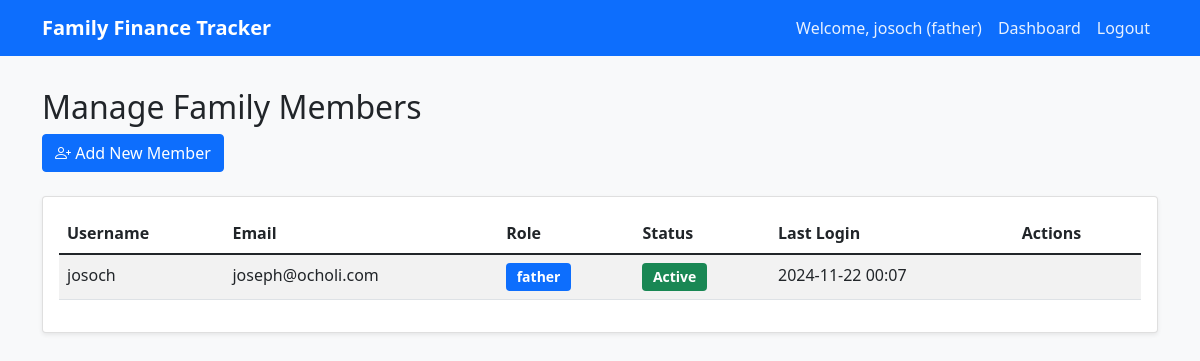
Page /manage_family_members (signed in) on the earlier database version.
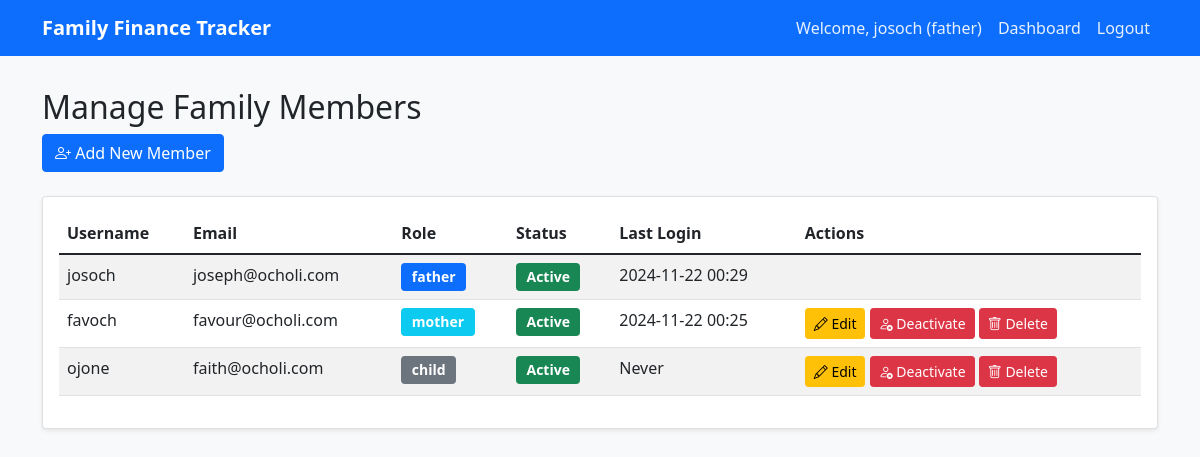
Same page on the later database version.
### app.py (models this page shows, shortened)
class User(UserMixin, db.Model):
    id = db.Column(db.Integer, primary_key=True)
    username = db.Column(db.String(80), unique=True, nullable=False)
    email = db.Column(db.String(120), unique=True, nullable=False)
    password_hash = db.Column(db.String(120), nullable=False)
    role = db.Column(db.String(20), nullable=False)  # 'father', 'mother', 'child'
    family_id = db.Column(db.Integer, db.ForeignKey('family.id'), nullable=False)
    is_active = db.Column(db.Boolean, default=True)
    created_at = db.Column(db.DateTime, default=datetime.utcnow)
    last_login = db.Column(db.DateTime)
    balance = db.Column(db.Float, default=0.0)
    transactions_created = db.relationship('Transaction', backref='creator', foreign_keys=[Transaction.created_by], lazy=True)
    transactions_received = db.relationship('Transaction', backref='payee', foreign_keys=[Transaction.payee_id], lazy=True)
    requests_created = db.relationship('FundingRequest', foreign_keys='FundingRequest.requested_by', backref='requester', lazy=True)
    requests_approved = db.relationship('FundingRequest', foreign_keys='FundingRequest.approved_by', backref='approver', lazy=True)

### app.py (the view)
@app.route('/manage_family_members')
@login_required
@father_required
def manage_family_members():
    family_members = User.query.filter_by(family_id=current_user.family_id).all()
    return render_template('manage_family_members.html', family_members=family_members)

### app.py (called while the page is built)
@login_manager.user_loader
def load_user(user_id):
    return User.query.get(int(user_id))

def father_required(f):
    @wraps(f)
    def decorated_function(*args, **kwargs):
        if not current_user.is_authenticated or current_user.role != 'father':
            flash('This action requires father privileges')
            return redirect(url_for('dashboard'))
        return f(*args, **kwargs)
    return decorated_function

### templates/manage_family_members.html (shortened to what the changed rows need)
<!DOCTYPE html>
<html lang="en">
<head>
    <link href="https://cdn.jsdelivr.net/npm/bootstrap@5.1.3/dist/css/bootstrap.min.css" rel="stylesheet">
    <link rel="stylesheet" href="https://cdn.jsdelivr.net/npm/bootstrap-icons@1.7.2/font/bootstrap-icons.css">
    <link rel="stylesheet" href="{{ url_for('static', filename='style.css') }}">
</head>
<body>
    <nav class="navbar navbar-expand-lg navbar-dark bg-primary">
        <div class="container">
            <div class="collapse navbar-collapse" id="navbarNav">
                <ul class="navbar-nav ms-auto">
                    <li class="nav-item">
                        <span class="nav-link">Welcome, {{ current_user.username }} ({{ current_user.role }})</span>
                    </li>
                </ul>
            </div>
        </div>
    </nav>
    <div class="container mt-4">
        <div class="row mb-4">
            <div class="col">
                <h2>Manage Family Members</h2>
            </div>
        </div>
        <div class="card">
            <div class="card-body">
                <div class="table-responsive">
                    <table class="table table-striped">
                        <thead>
                            <tr>
                                <th>Username</th>
                                <th>Email</th>
                                <th>Role</th>
                                <th>Status</th>
                                <th>Last Login</th>
                                <th>Actions</th>
                            </tr>
                        </thead>
                        <tbody>
                            {% for member in family_members %}
                            <tr>
                                <td>{{ member.username }}</td>
                                <td>{{ member.email }}</td>
                                <td>
                                    <span class="badge {% if member.role == 'father' %}bg-primary{% elif member.role == 'mother' %}bg-info{% else %}bg-secondary{% endif %}">
                                        {{ member.role }}
                                    </span>
                                </td>
                                <td>
                                    <span class="badge {% if member.is_active %}bg-success{% else %}bg-danger{% endif %}">
                                        {{ 'Active' if member.is_active else 'Inactive' }}
                                    </span>
                                </td>
                                <td>{{ member.last_login.strftime('%Y-%m-%d %H:%M') if member.last_login else 'Never' }}</td>
                                <td>
                                    {% if current_user.role == 'father' and member.id != current_user.id %}
                                        <a href="{{ url_for('edit_family_member', user_id=member.id) }}" class="btn btn-warning btn-sm">
                                            <i class="bi bi-pencil"></i> Edit
                                        </a>
                                        <a href="{{ url_for('toggle_member_status', user_id=member.id) }}" class="btn btn-{% if member.is_active %}danger{% else %}success{% endif %} btn-sm">
                                            <i class="bi bi-{% if member.is_active %}person-x{% else %}person-check{% endif %}"></i>
                                            {{ 'Deactivate' if member.is_active else 'Activate' }}
                                        </a>
                                        <button type="button" class="btn btn-danger btn-sm" data-bs-toggle="modal" data-bs-target="#deleteModal{{ member.id }}">
                                            <i class="bi bi-trash"></i> Delete
                                        </button>
                                    {% endif %}
                                </td>
                            </tr>
                            {% endfor %}
                        </tbody>
                    </table>
                </div>
            </div>
        </div>
    </div>
</body>
</html>

Differences in the rows shown:
changed User "josoch": last_login "2024-11-22 00:07" → "2024-11-22 00:29"
added User: username "favoch", email "favour@ocholi.com", role "mother", is_active "Active", last_login "2024-11-22 00:25", is_active "Deactivate"
added User: username "ojone", email "faith@ocholi.com", role "child", is_active "Active", last_login "Never", is_active "Deactivate"
